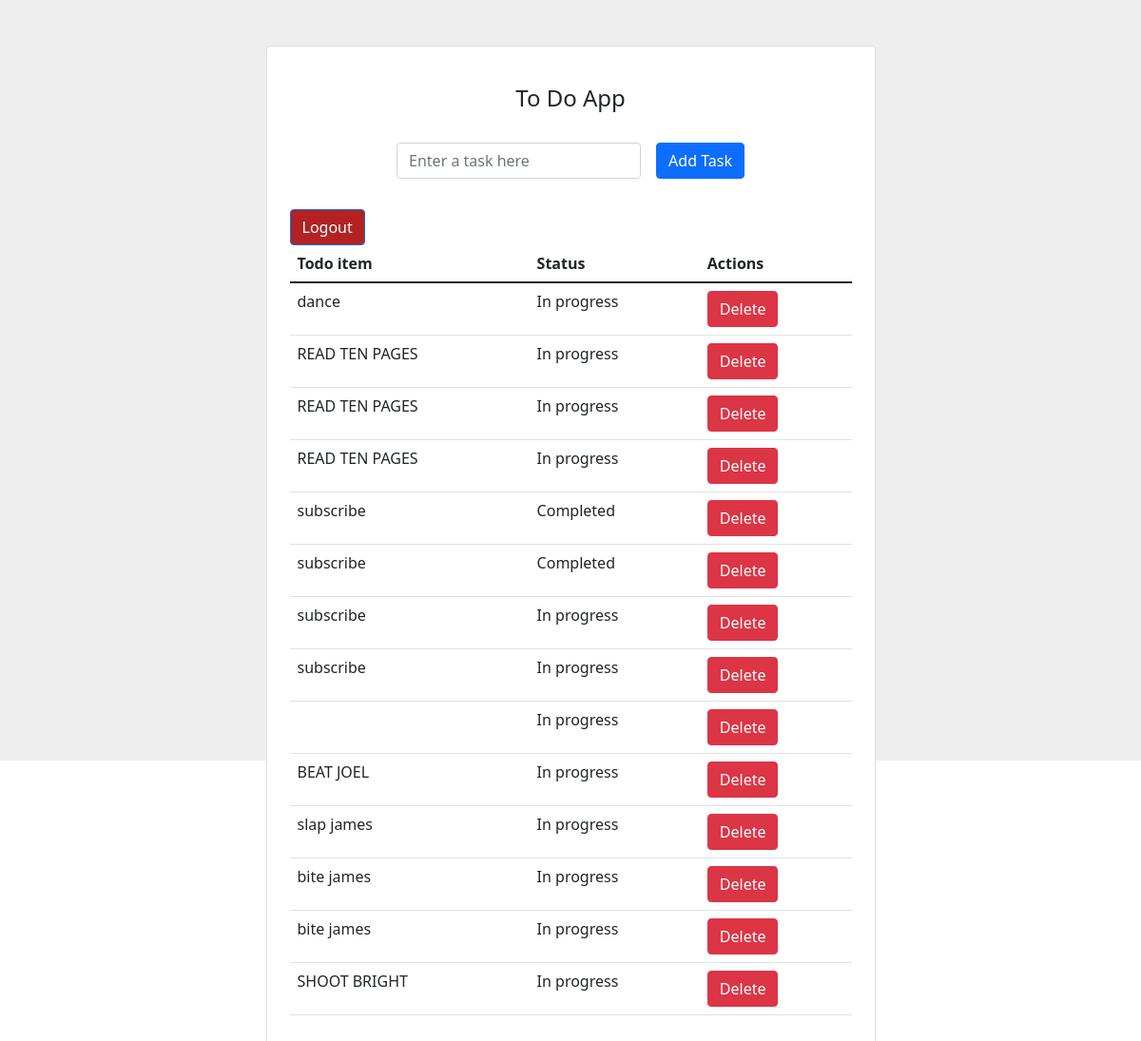
The app's page / (signed in) with its own data.
### todoapp3/models.py (models this page shows, shortened)
class Todo3(models.Model):
    user = models.ForeignKey(User, on_delete=models.CASCADE)
    name = models.CharField(max_length=1000)
    status = models.BooleanField(default=False)

### todoapp3/views.py (the view)
# urls.py: path('', views.home, name = 'home'),
@login_required
def home(request):
    if request.method == 'POST':
        task = request.POST.get('task')
        new_todo3 = Todo3(user=request.user, name=task)
        new_todo3.save()
    all_todo3s = Todo3.objects.filter(user=request.user)
    context = {
        'todo3s': all_todo3s
    }
    return render(request, 'todoapp3/todo3.html', context)

### todoapp3/templates/todoapp3/todo3.html (shortened to what this page needs)
  <head>
</head>
<link rel="stylesheet" href="https://cdn.jsdelivr.net/npm/bootstrap@5.1.3/dist/css/bootstrap.min.css">
<section class="vh-100" style="background-color: #eee;">
    <div class="container py-5 h-100">
      <div class="row d-flex justify-content-center align-items-center h-100">
        <div class="col col-lg-9 col-xl-7">
          <div class="card rounded-3">
            <div class="card-body p-4">
              <h4 class="text-center my-3 pb-3">To Do App</h4>
              <form method="POST" class="row row-cols-lg-auto g-3 justify-content-center align-items-center mb-4 pb-2">
                <div class="col-12">
                  <div class="form-outline">
                    <input type="text" id="form1" class="form-control" name="task" placeholder="Enter a task here"/>
                  </div>
                </div>
                <div class="col-12">
                  <button type="submit" class="btn btn-primary">Add Task</button>
                </div>
              </form>
               <a href="{% url 'logout' %}"> <button style="background: firebrick; color: white;" type="submit" class="btn btn-primary">Logout</button></a>
              <table class="table mb-4">
                <thead>
                  <tr>
                    <th scope="col">Todo item</th>
                    <th scope="col">Status</th>
                    <th scope="col">Actions</th>
                  </tr>
                </thead>
                <tbody>
                  {% for i in todo3s %}
                  <tr>
                    <td>{{ i.name }}</td>
                    {% if i.status %}
                      <td>Completed</td>
                    {% else %}
                      <td>In progress</td>
                    {% endif %}
                    <td>
                      <a href="{% url 'delete_todo3' i.id %}"><button type="submit" class="btn btn-danger">Delete</button></a>
                    </td>
                  </tr>
                  {% endfor %}
                </tbody>
              </table>
            </div>
          </div>
        </div>
      </div>
    </div>
  </section>

### records on screen
Todo3: name "dance", status "In progress"
Todo3: name "READ TEN PAGES", status "In progress"
Todo3: name "READ TEN PAGES", status "In progress"
Todo3: name "READ TEN PAGES", status "In progress"
Todo3: name "subscribe", status "Completed"
Todo3: name "subscribe", status "Completed"
Todo3: name "subscribe", status "In progress"
Todo3: name "subscribe", status "In progress"
Todo3: status "In progress"
Todo3: name "BEAT JOEL", status "In progress"
Todo3: name "slap james", status "In progress"
Todo3: name "bite james", status "In progress"
Todo3: name "bite james", status "In progress"
Todo3: name "SHOOT BRIGHT", status "In progress"
